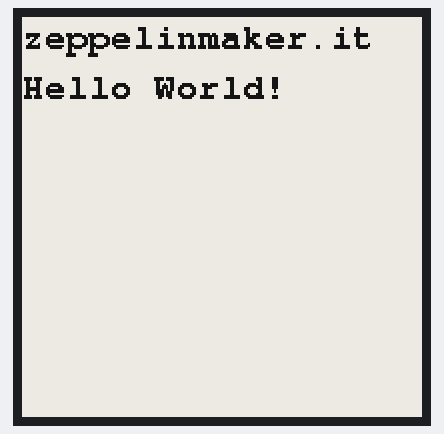
Recording of a sketch running on a simulated Arduino Uno, built for the host (arithmetic inside an expression is 32-bit, double 64-bit). Shown: 200×200 one-colour display.

Above: at 4.1 s.

The sketch:

eink.ino
```cpp
//https://www.waveshare.com/product/1.54inch-e-Paper-Module.htm

#include <GxEPD.h>
#include <GxGDEH0154D67/GxGDEH0154D67.h>  // 1.54" b/w
#include <GxIO/GxIO_SPI/GxIO_SPI.h>
#include <GxIO/GxIO.h>

#include <Fonts/FreeMonoBold9pt7b.h>
//#include <Fonts/FreeMonoBold12pt7b.h>
//#include <Fonts/FreeMonoBold18pt7b.h>
//#include <Fonts/FreeMonoBold24pt7b.h>

GxIO_Class io(SPI, /*CS=*/ 10, /*DC=*/ 9, /*RST=*/ 8 );
GxEPD_Class display(io, /*RST=*/ 8, /*BUSY=*/ 7);

void setup() {
  display.init();
  display.eraseDisplay();
  display.drawPaged(drawHelloWorld);
}

void loop() {
}

void drawHelloWorld() {
  display.setTextColor(GxEPD_BLACK);
  display.setFont(&FreeMonoBold9pt7b);

  display.setCursor(0, 15);
  display.print(F("zeppelinmaker.it"));
  display.setCursor(0, 40);
  display.print(F("Hello World!"));
}
```
